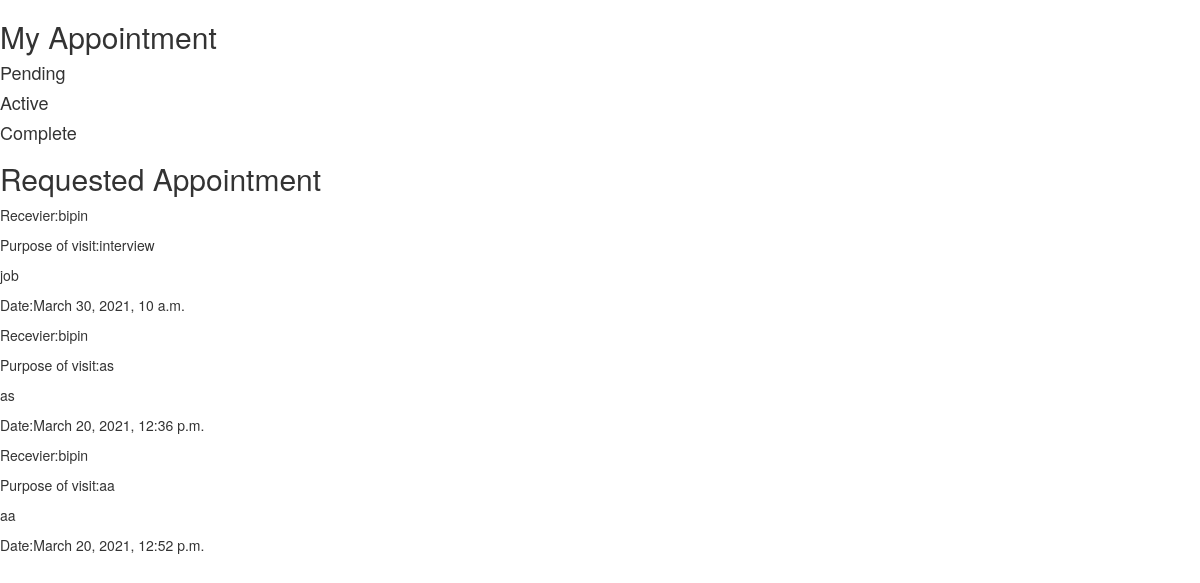
The app's page /longprofile/myappoinment/ (signed in), older data.
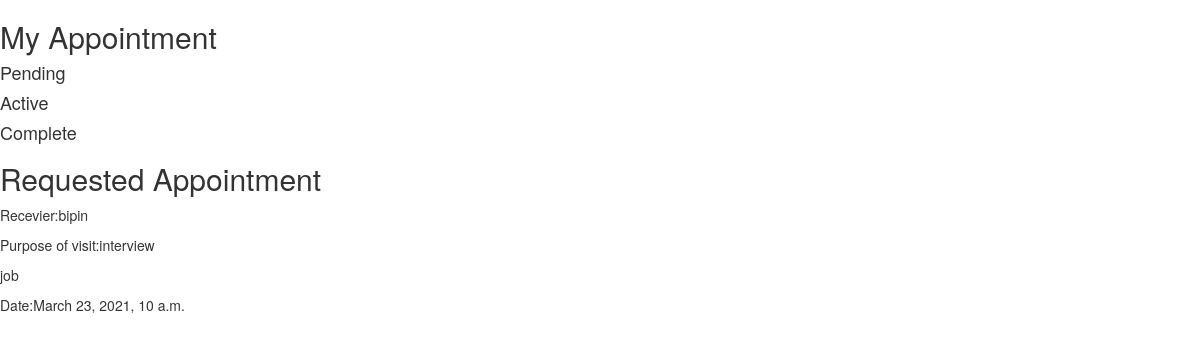
The same page, newer data.
### longprofile/models.py (models this page shows)
class CreateAppoinment2(models.Model):
    user = models.ForeignKey(CustomUser, on_delete=models.CASCADE, blank=True, null=True, related_name="snder")
    enquired_person = models.ForeignKey(CustomUser, on_delete=models.CASCADE, blank=True, null=True,related_name="company")
    name = models.CharField(max_length=100)
    purpose = models.CharField(max_length=250)
    description = models.CharField(max_length=500)
    dateandtime = models.DateTimeField()
    active = models.IntegerField(default=0)
    created_on = models.DateTimeField(auto_now=True)

### byhand/models.py (models this page shows, shortened)
class CustomUser(AbstractBaseUser, PermissionsMixin):
    email = models.EmailField(_('email address'), unique=True,null=True)
    username = models.CharField(max_length=150, unique=True,null=True)
    first_name = models.CharField(max_length=150, blank=True)
    last_name = models.CharField(max_length=150, blank=True)
    start_date = models.DateTimeField(default=timezone.now)
    is_staff = models.BooleanField(default=False)
    is_active = models.BooleanField(default=False)
    objects = CustomAccountManager()
    USERNAME_FIELD = 'email'
    REQUIRED_FIELDS = ['username', 'first_name']

### longprofile/views.py (the view)
def myappoinment(request):
    date = datetime.datetime.now()
    current_user = request.user
    pending = CreateAppoinment2.objects.filter(dateandtime__gte = date,active = 0,enquired_person_id = current_user.id)
    actived = CreateAppoinment2.objects.filter(dateandtime__gte = date,active = 1,enquired_person_id = current_user.id)
    complete = CreateAppoinment2.objects.filter(dateandtime__lte = date,enquired_person_id = current_user.id)
    requested = CreateAppoinment2.objects.filter(user_id = current_user.id)
    context = {
        "pending":pending,
        "actived":actived,
        "complete":complete,
        "requested":requested
    }
    return render(request,'longprofile/myappoinment.html',context)

### templates/longprofile/myappoinment.html (shortened to what this page needs)
<!DOCTYPE html>
<html lang="en">
<head>
    <link rel="stylesheet" href="https://maxcdn.bootstrapcdn.com/bootstrap/3.4.1/css/bootstrap.min.css">
</head>
<body>
    <div>
        <h2>My Appointment</h2>
        <h4>Pending</h4>
    </div>
    <h4>Active</h4>
    <h4>Complete</h4>
    <h2>Requested Appointment</h2>
    {% for i in requested %}
        <p>Recevier:{{i.enquired_person.first_name}}</p>
        <p>Purpose of visit:{{i.purpose}}</p>
        <p>{{i.description}}</p>
        <p>Date:{{i.dateandtime}}</p>
    {% endfor %}
</body>
</html>

Row changes from the older to the newer data that the page shows:
removed CreateAppoinment2: enquired_person.first_name "bipin", purpose "interview", description "job", dateandtime "March 30, 2021, 10 a.m."
removed CreateAppoinment2: enquired_person.first_name "bipin", purpose "aa", description "aa", dateandtime "March 20, 2021, 12:52 p.m."
changed CreateAppoinment2 "bipin": purpose "as" → "interview"; description "as" → "job"; dateandtime "March 20, 2021, 12:36 p.m." → "March 23, 2021, 10 a.m."
